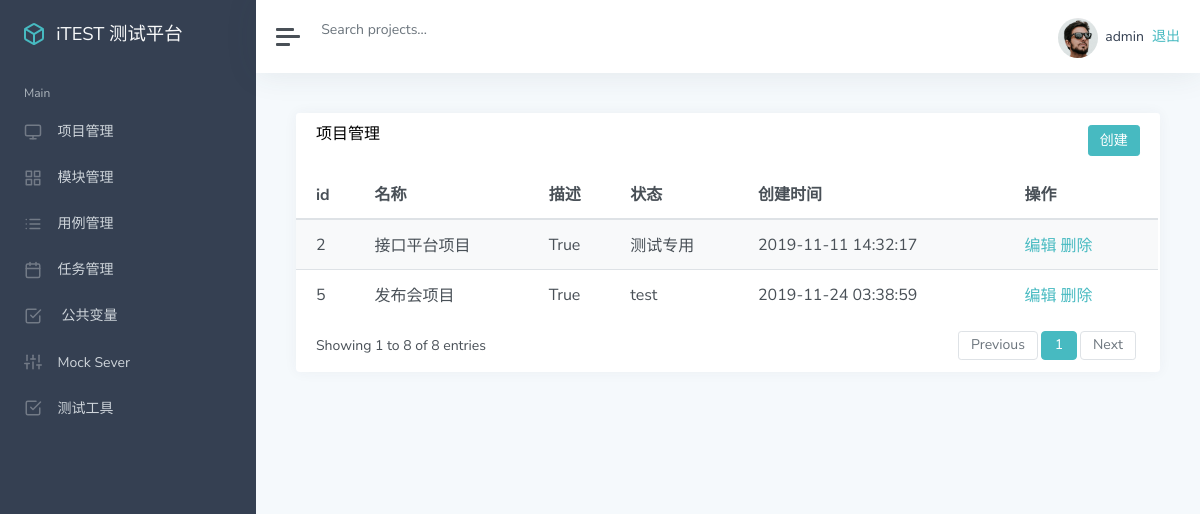
Page /manage/ (signed in) on the committed database.
### app_manage/models/project.py (models this page shows, shortened)
class Project(models.Model):
    name = models.CharField("名称", max_length=100, null=False, default="")
    describe = models.TextField("描述", default="")
    status = models.BooleanField("状态", default=True)
    update_time = models.DateTimeField("更新时间", auto_now=True)
    create_time = models.DateTimeField("创建时间", auto_now_add=True)

### app_manage/views/project_view.py (the view)
# urls.py: path('', project_view.mange_project),
@login_required
def mange_project(request):
    project_list = Project.objects.all()
    username = request.session.get('user', 'guest')
    return render(request, "project/list.html", {"projects": project_list, "user": username})

### templates/project/list.html (shortened to what this page needs)
{% extends "manage.html" %}
{% block manage %}
<div class="card flex-fill">
    <div class="card-header">
        <h5 class="card-title mb-0" style="float:left">项目管理</h5>
        <button onclick="add_project()" type="button" class="btn btn-primary" style="float:right">创建</button>
    </div>
    <div id="datatables-dashboard-traffic_wrapper" class="dataTables_wrapper dt-bootstrap4 no-footer">
        <div class="row">
            <div class="col-sm-12">
                <table id="datatables-dashboard-traffic" class="table table-striped my-0 dataTable no-footer"
                    role="grid" aria-describedby="datatables-dashboard-traffic_info">
                    <thead>
                        <tr role="row">
                            <th>id</th>
                            <th>名称</th>
                            <th>描述</th>
                            <th>状态</th>
                            <th>创建时间</th>
                            <th>操作</th>
                        </tr>
                    </thead>
                    <tbody>
                        {% for p in projects %}
                        <tr role="row" class="odd">
                            <td>{{ p.id }}</td>
                            <td>{{ p.name }}</td>
                            <td>{{ p.status }}</td>
                            <td>{{ p.describe }}</td>
                            <td>{{ p.create_time | date:"Y-m-d H:i:s" }}</td>
                            <td>
                                <a href="/manage/project_edit/{{p.id}}/">编辑</a>
                                <a href="/manage/project_delete/{{p.id}}/">删除</a>
                            </td>
                        </tr>
                        {% endfor %}
                    </tbody>
                </table>
            </div>
        </div>
        <div class="row">
            <div class="col-sm-12 col-md-5">
                <div class="dataTables_info" id="datatables-dashboard-traffic_info" role="status" aria-live="polite">
                    Showing 1 to 8 of 8 entries
                </div>
            </div>
            <div class="col-sm-12 col-md-7">
                <div class="dataTables_paginate paging_simple_numbers" id="datatables-dashboard-traffic_paginate">
                    <ul class="pagination">
                        <li class="paginate_button page-item previous disabled"
                            id="datatables-dashboard-traffic_previous">
                            <a href="#" aria-controls="datatables-dashboard-traffic" data-dt-idx="0" tabindex="0"
                                class="page-link">Previous</a>
                        </li>
                        <li class="paginate_button page-item active">
                            <a href="#" aria-controls="datatables-dashboard-traffic" data-dt-idx="1" tabindex="0"
                                class="page-link">1</a>
                        </li>
                        <li class="paginate_button page-item next disabled" id="datatables-dashboard-traffic_next">
                            <a href="#" aria-controls="datatables-dashboard-traffic" data-dt-idx="2" tabindex="0"
                                class="page-link">Next</a>
                        </li>
                    </ul>
                </div>
            </div>
        </div>
    </div>
</div>
{% endblock %}

### templates/manage.html (shortened to what this page needs)
{% extends "base.html" %}
{% block base %}
<div class="wrapper">
    <nav id="sidebar" class="sidebar">
        <div class="sidebar-content ">
            <a class="sidebar-brand" href="index.html">
                <span class="align-middle">iTEST 测试平台</span>
            </a>
            <ul class="sidebar-nav">
                <li class="sidebar-header">
                    Main
                </li>
                <li class="sidebar-item" id="project">
                    <a href="/manage/project/" class="sidebar-link" aria-expanded="true">
                        <span class="align-middle">项目管理</span>
                    </a>
                </li>
                <li class="sidebar-item" id="module">
                    <a href="/manage/module/" class="sidebar-link collapsed">
                        <span class="align-middle">模块管理</span>
                    </a>
                </li>
                <li class="sidebar-item" id="case">
                    <a href="/manage/case/" class="sidebar-link collapsed">
                        <span class="align-middle">用例管理</span>
                    </a>
                </li>
                <li class="sidebar-item" id="task">
                    <a href="/manage/task/" class="sidebar-link collapsed">
                        <span class="align-middle">任务管理</span>
                    </a>
                </li>
                <li class="sidebar-item" id="variable">
                    <a href="/manage/variable/" class="sidebar-link collapsed">
                        <span class="align-middle">公共变量</span>
                    </a>
                </li>
                <li class="sidebar-item" id="mock">
                    <a href="#documentation" class="sidebar-link collapsed">
                        <span class="align-middle">Mock Sever</span>
                    </a>
                </li>
                <li class="sidebar-item ">
                    <a href="#ui" class="sidebar-link collapsed">
                        <span class="align-middle">测试工具</span>
                    </a>
                </li>
            </ul>
        </div>
    </nav>
    <div class="main">
        <nav class="navbar navbar-expand navbar-light bg-white">
            <a class="sidebar-toggle d-flex mr-2">
                <i class="hamburger align-self-center"></i>
            </a>
            <form class="form-inline d-none d-sm-inline-block">
                <input class="form-control form-control-no-border mr-sm-2" type="text" placeholder="Search projects..."
                       aria-label="Search">
            </form>
            <div class="navbar-collapse collapse">
                <ul class="navbar-nav ml-auto">
                    <li class="nav-item dropdown">
                        <a class="nav-link d-none d-sm-inline-block" href="#" data-toggle="dropdown">
                            <img src="/static/img/avatar.jpg" class="avatar img-fluid rounded-circle mr-1"
                                 alt="Chris Wood">
                            <span class="text-dark">{{user}}</span>
                            <a href="/logout/">退出</a>
                        </a>
                    </li>
                </ul>
            </div>
        </nav>
        <main class="content">
            <div class="container-fluid p-0">
                {% block manage %}
                {% endblock %}
            </div>
        </main>
    </div>
</div>
{% endblock %}

### templates/base.html (shortened to what this page needs)
<html>
<head>
    <link href="/static/css/theme.css" rel='stylesheet' type='text/css' />
    <link href="/static/css/classic.css" rel='stylesheet' type='text/css' />
</head>
<body>
{% block base %}{% endblock %}
</body>
</html>

### rows in the picture
Project: id "2", name "接口平台项目", status "True", describe "测试专用", create_time "2019-11-11 14:32:17"
Project: id "5", name "发布会项目", status "True", describe "test", create_time "2019-11-24 03:38:59"

### other values in the picture
{{ user }} "admin"
